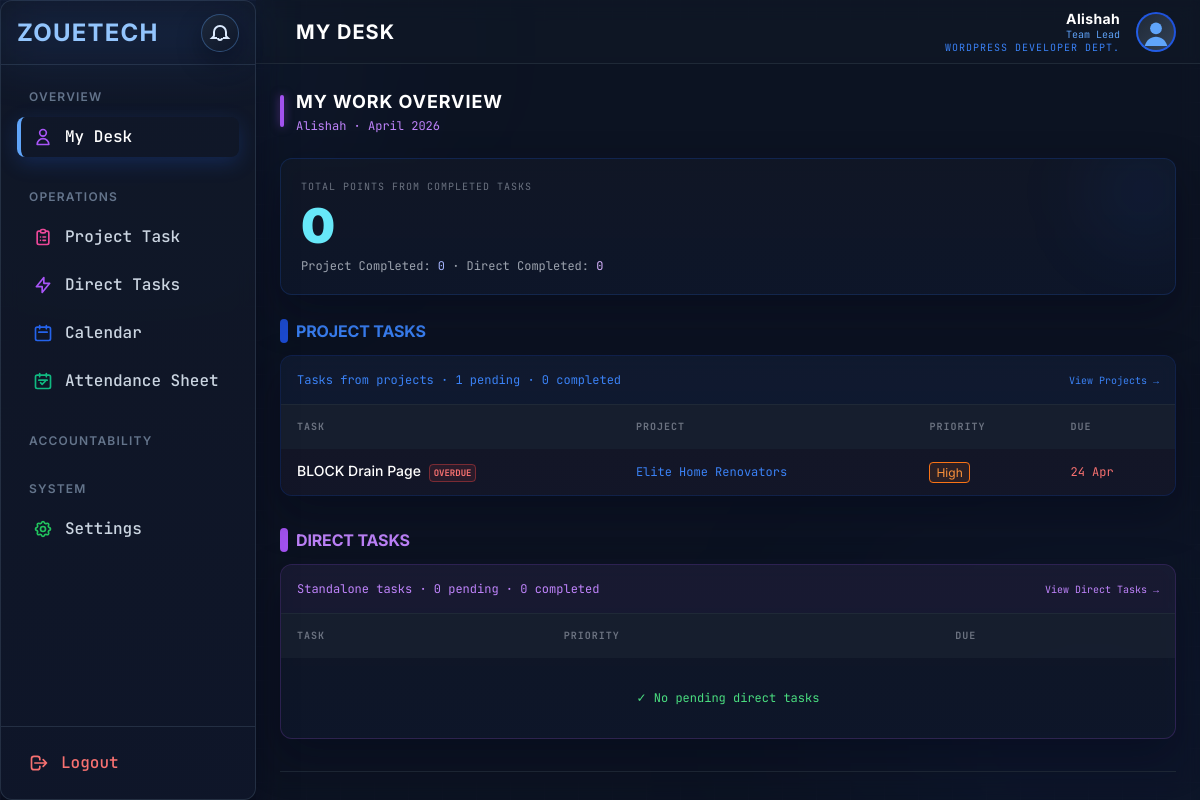
The app's page /employee_dashboard.php (signed in) with its own data.
### tables this page shows
CREATE TABLE `users` (
  `id` int(11) NOT NULL,
  `full_name` varchar(100) NOT NULL,
  `email` varchar(100) NOT NULL,
  `phone_number` varchar(20) DEFAULT NULL,
  `password_hash` varchar(255) NOT NULL,
  `password_plain` varchar(255) DEFAULT NULL,
  `role` varchar(50) NOT NULL DEFAULT 'Team Member',
  `department_id` int(11) DEFAULT NULL,
  `performance_score` int(11) NOT NULL DEFAULT 100,
  `avatar_url` varchar(255) DEFAULT NULL,
  `created_at` timestamp NOT NULL DEFAULT current_timestamp(),
  `updated_at` timestamp NOT NULL DEFAULT current_timestamp() ON UPDATE current_timestamp()
);

CREATE TABLE `tasks` (
  `id` int(11) NOT NULL,
  `title` varchar(255) NOT NULL,
  `description` text DEFAULT NULL,
  `project_id` int(11) DEFAULT NULL,
  `assigned_to` int(11) DEFAULT NULL,
  `priority` enum('Low','Medium','High','Urgent') NOT NULL DEFAULT 'Medium',
  `status` enum('Pending','Pending Approval','In Progress','Completed','Review','Missed') NOT NULL DEFAULT 'Pending',
  `start_date` date DEFAULT NULL,
  `end_date` date DEFAULT NULL,
  `specific_time` time DEFAULT NULL,
  `due_date` datetime DEFAULT NULL,
  `completed_at` datetime DEFAULT NULL,
  `created_at` timestamp NOT NULL DEFAULT current_timestamp(),
  `review_status` enum('Pending','Under Review','Approved','Changes Requested') NOT NULL DEFAULT 'Pending',
  `updated_at` timestamp NULL DEFAULT current_timestamp() ON UPDATE current_timestamp()
);

CREATE TABLE `projects` (
  `id` int(11) NOT NULL,
  `name` varchar(150) NOT NULL,
  `department_id` int(11) DEFAULT NULL,
  `project_head_id` int(11) DEFAULT NULL,
  `parent_project_id` int(11) DEFAULT NULL,
  `project_type` enum('Major','Sub') NOT NULL DEFAULT 'Major',
  `progress_percentage` int(11) NOT NULL DEFAULT 0,
  `status` enum('Planned','In Progress','Completed','On Hold') NOT NULL DEFAULT 'Planned',
  `start_date` date DEFAULT NULL,
  `end_date` date DEFAULT NULL,
  `kpi_target` varchar(255) DEFAULT NULL,
  `created_at` timestamp NOT NULL DEFAULT current_timestamp(),
  `budget` decimal(15,2) DEFAULT 0.00,
  `spent` decimal(15,2) DEFAULT 0.00
);

### includes/auth_middleware.php (called while the page is built, shortened)
<?php
function get_session_avatar_url() {
    $avatar = trim((string)($_SESSION['avatar_url'] ?? ''));
    return $avatar !== '' ? $avatar : 'uploads/avatars/default-avatar.svg';
}
?>

### employee_dashboard.php (the view, shortened to what this page needs)
<?php
require_once 'includes/auth_middleware.php';
include 'includes/header.php';
include 'includes/sidebar.php';
$database = new Database();
$db = $database->connect();
$user_id = $_SESSION['user_id'];
$isTeamMemberLike = in_array($_SESSION['role'] ?? '', ['Team Member', 'Team Lead'], true);
function task_deadline_timestamp($dueDate, $specificTime = null) {
    $dateOnly = date('Y-m-d', strtotime((string)$dueDate));
    $deadline = !empty($specificTime)
        ? strtotime($dateOnly . ' ' . $specificTime)
        : strtotime($dateOnly . ' 23:59:59');
    return ($deadline === false) ? null : $deadline;
}
$employee_name = "Unknown User";
$employee_role = "Team Member";
$stmt = $db->prepare("SELECT full_name, role, performance_score FROM users WHERE id = ?");
$stmt->bind_param("i", $user_id);
$stmt->execute();
$result = $stmt->get_result();
if($user = $result->fetch_assoc()) {
    $employee_name = $user['full_name'];
    $employee_role = $user['role'];
} $stmt->close();
$project_tasks = [];
$direct_tasks = [];
$project_pending = 0;
$project_completed = 0;
$direct_pending = 0;
$direct_completed = 0;
$project_completed_points = 0;
$direct_completed_points = 0;
$total_completed_points = 0;
if ($isTeamMemberLike) {
    $pq = "SELECT t.id, t.project_id, t.title, t.due_date, t.specific_time, t.priority, t.status, p.name as project_name
           FROM tasks t
           JOIN projects p ON t.project_id = p.id
           WHERE t.assigned_to = ? AND t.status != 'Completed'
           ORDER BY t.due_date ASC";
    $stmt = $db->prepare($pq);
    $stmt->bind_param("i", $user_id);
    $stmt->execute();
    $result = $stmt->get_result();
    while ($row = $result->fetch_assoc()) $project_tasks[] = $row;
    $stmt = $db->prepare("SELECT COUNT(*) as cnt FROM tasks t JOIN projects p ON t.project_id = p.id WHERE t.assigned_to = ? AND t.status != 'Completed'");
    $stmt->bind_param("i", $user_id);
    $stmt->execute();
    $project_pending = (int)$stmt->get_result()->fetch_assoc()['cnt'];
    $stmt = $db->prepare("SELECT COUNT(*) as cnt FROM tasks t JOIN projects p ON t.project_id = p.id WHERE t.assigned_to = ? AND t.status = 'Completed'");
    $stmt->bind_param("i", $user_id);
    $stmt->execute();
    $project_completed = (int)$stmt->get_result()->fetch_assoc()['cnt'];
    $stmt = $db->prepare("SELECT COUNT(DISTINCT t.id) as cnt FROM tasks t INNER JOIN task_assignments ta ON ta.task_id = t.id WHERE ta.user_id = ? AND (t.project_id IS NULL OR t.project_id = 0) AND t.status != 'Completed'");
    $stmt->bind_param("i", $user_id);
    $stmt->execute();
    $direct_pending = (int)$stmt->get_result()->fetch_assoc()['cnt'];
    $stmt = $db->prepare("SELECT COUNT(DISTINCT t.id) as cnt FROM tasks t INNER JOIN task_assignments ta ON ta.task_id = t.id WHERE ta.user_id = ? AND (t.project_id IS NULL OR t.project_id = 0) AND t.status = 'Completed'");
    $stmt->bind_param("i", $user_id);
    $stmt->execute();
    $direct_completed = (int)$stmt->get_result()->fetch_assoc()['cnt'];
    $stmt = $db->prepare("SELECT COALESCE(SUM(CASE WHEN pl.score_change > 0 THEN pl.score_change ELSE 0 END), 0) AS pts
                          FROM performance_logs pl
                          INNER JOIN tasks t ON t.id = pl.task_id
                          INNER JOIN projects p ON p.id = t.project_id
                          WHERE pl.user_id = ? AND t.assigned_to = ? AND t.status = 'Completed'");
    $stmt->bind_param("ii", $user_id, $user_id);
    $stmt->execute();
    $project_completed_points = (int)$stmt->get_result()->fetch_assoc()['pts'];
    $stmt = $db->prepare("SELECT COALESCE(SUM(CASE WHEN pl.score_change > 0 THEN pl.score_change ELSE 0 END), 0) AS pts
                          FROM performance_logs pl
                          INNER JOIN tasks t ON t.id = pl.task_id
                          INNER JOIN task_assignments ta ON ta.task_id = t.id
                          WHERE pl.user_id = ?
                            AND ta.user_id = ?
                            AND t.status = 'Completed'
                            AND (t.project_id IS NULL OR t.project_id = 0)");
    $stmt->bind_param("ii", $user_id, $user_id);
    $stmt->execute();
    $direct_completed_points = (int)$stmt->get_result()->fetch_assoc()['pts'];
    $total_completed_points = $project_completed_points + $direct_completed_points;
}
?>
<main class="flex-1 flex flex-col overflow-hidden bg-gray-900/40 backdrop-blur-md">
    <header class="h-16 flex items-center justify-between px-4 md:px-6 border-b border-gray-800 bg-gray-900/50 backdrop-blur-sm sticky top-0 z-20">
        <div class="flex items-center space-x-3 md:space-x-4">
            <h1 class="text-lg md:text-xl font-bold text-white font-tech tracking-wider">MY DESK</h1>
        </div>
        <div class="flex items-center space-x-3 md:space-x-4">
            <div class="text-right hidden sm:block">
                <p class="text-xs md:text-sm font-bold text-white font-tech tracking-wide leading-tight"><?= $employee_name ?></p>
                <p class="text-[9px] md:text-[10px] text-cyan-400 font-mono leading-tight"><?= $employee_role ?></p>
                <?php if (!empty($_SESSION['department_name'])): ?>
                <p class="text-[8px] md:text-[10px] text-indigo-400 font-mono tracking-widest uppercase leading-tight"><?= htmlspecialchars($_SESSION['department_name']) ?> Dept.</p>
                <?php endif; ?>
            </div>
            <div class="w-8 h-8 md:w-10 md:h-10 rounded-full bg-gradient-to-tr from-cyan-500 to-indigo-500 p-[2px]">
                <img src="<?php echo htmlspecialchars(get_session_avatar_url(), ENT_QUOTES, 'UTF-8'); ?>" alt="User" class="rounded-full w-full h-full object-cover">
            </div>
        </div>
    </header>
    <div class="flex-1 overflow-x-hidden overflow-y-auto p-4 md:p-6 scroll-smooth">
        <?php if ($isTeamMemberLike): ?>
        <div class="flex flex-col sm:flex-row sm:items-center sm:justify-between gap-3 mb-4 md:mb-6">
            <div class="flex items-center">
                <span class="w-1 h-6 sm:h-8 bg-purple-500 rounded-full mr-3 shadow-[0_0_10px_rgba(168,85,247,0.5)]"></span>
                <div>
                    <h2 class="text-base sm:text-lg font-bold text-white font-tech tracking-wider uppercase">My Work Overview</h2>
                    <p class="text-[10px] sm:text-xs text-purple-400 font-mono mt-0.5"><?= htmlspecialchars($employee_name) ?> · <?= date('F Y') ?></p>
                </div>
            </div>
        </div>
        <div class="glass p-4 sm:p-5 rounded-xl border border-cyan-500/20 mb-6 relative overflow-hidden">
            <div class="absolute -right-4 -top-4 w-16 h-16 sm:w-24 sm:h-24 bg-cyan-500/10 rounded-full blur-2xl"></div>
            <p class="text-[10px] font-mono text-gray-500 uppercase tracking-widest">Total Points from Completed Tasks</p>
            <h3 id="tm-total-completed-points" class="text-3xl sm:text-5xl font-black text-cyan-300 mt-2 font-tech"><?= (int)$total_completed_points ?></h3>
            <p class="mt-2 text-[10px] sm:text-xs text-gray-400 font-mono">
                Project Completed: <span id="tm-project-completed-points" class="text-indigo-300"><?= (int)$project_completed_points ?></span>
                · Direct Completed: <span id="tm-direct-completed-points" class="text-purple-300"><?= (int)$direct_completed_points ?></span>
            </p>
        </div>
        <div class="mb-6 md:mb-8">
            <h3 class="text-sm sm:text-base font-bold font-tech text-indigo-400 mb-3 flex items-center">
                <span class="w-2 h-6 bg-indigo-500 mr-2 rounded-full"></span>
                PROJECT TASKS
            </h3>
            <div class="glass rounded-xl border border-indigo-500/20 overflow-hidden">
                <div class="p-3 sm:p-4 border-b border-gray-800 flex flex-col sm:flex-row sm:items-center sm:justify-between gap-2 bg-indigo-500/5">
                    <span id="tm-project-task-meta" class="text-xs font-mono text-indigo-400">Tasks from projects · <?= $project_pending ?> pending · <?= $project_completed ?> completed</span>
                    <a href="projects.php" class="text-[10px] font-mono text-indigo-400 hover:text-indigo-300 transition-colors">View Projects →</a>
                </div>
                <div class="overflow-x-auto -mx-2 sm:mx-0">
                    <table class="tm-task-table w-full text-left text-sm">
                        <thead class="bg-gray-800/50 text-[10px] text-gray-500 uppercase font-mono tracking-widest">
                            <tr>
                                <th class="px-3 sm:px-4 py-2 sm:py-3">Task</th>
                                <th class="px-3 sm:px-4 py-2 sm:py-3 hidden-mobile sm:table-cell">Project</th>
                                <th class="px-3 sm:px-4 py-2 sm:py-3">Priority</th>
                                <th class="px-3 sm:px-4 py-2 sm:py-3">Due</th>
                            </tr>
                        </thead>
                        <tbody id="tm-project-tasks-body" class="divide-y divide-gray-800/50 text-gray-300">
                            <?php if (empty($project_tasks)): ?>
                            <tr>
                                <td colspan="4" class="px-3 sm:px-4 py-6 sm:py-8 text-center text-green-400 font-mono text-xs">✓ No pending project tasks</td>
                            </tr>
                            <?php else: ?>
                            <?php foreach ($project_tasks as $t):
                                $is_overdue = false;
                                $deadline_ts = task_deadline_timestamp($t['due_date'] ?? null, $t['specific_time'] ?? null);
                                if ($deadline_ts !== null) {
                                    $is_overdue = time() > $deadline_ts;
                                }
                                $p = $t['priority'] ?? 'Medium';
                                if ($p === 'Urgent')     $pc = 'bg-red-500/10 border-red-500 text-red-400';
                                elseif ($p === 'High')   $pc = 'bg-orange-500/10 border-orange-500 text-orange-400';
                                elseif ($p === 'Low')    $pc = 'bg-gray-700/50 border-gray-600 text-gray-400';
                                else                     $pc = 'bg-cyan-500/10 border-cyan-500 text-cyan-400';
                                $due_display = !empty($t['due_date']) ? date('d M', strtotime($t['due_date'])) : '—';
                            ?>
                            <tr class="hover:bg-white/5 transition-colors <?= $is_overdue ? 'bg-red-900/5' : '' ?>">
                                <td class="px-3 sm:px-4 py-2 sm:py-3 font-medium text-white text-xs sm:text-sm">
                                    <a href="tasks.php?project_id=<?= $t['project_id'] ?? '' ?>" class="hover:text-indigo-400 transition-colors"><?= htmlspecialchars($t['title']) ?></a>
                                    <?php if ($is_overdue): ?><span class="ml-1 text-[9px] font-bold text-red-400 border border-red-500/40 bg-red-500/10 px-1 py-0.5 rounded font-mono">OVERDUE</span><?php endif; ?>
                                </td>
                                <td class="px-3 sm:px-4 py-2 sm:py-3 text-[10px] sm:text-xs text-indigo-400 font-mono hidden-mobile sm:table-cell"><?= htmlspecialchars($t['project_name'] ?? '—') ?></td>
                                <td class="px-3 sm:px-4 py-2 sm:py-3"><span class="px-1.5 py-0.5 text-[10px] sm:text-xs rounded border <?= $pc ?>"><?= htmlspecialchars($p) ?></span></td>
                                <td class="px-3 sm:px-4 py-2 sm:py-3 text-[10px] sm:text-xs font-mono <?= $is_overdue ? 'text-red-400' : 'text-gray-400' ?>"><?= $due_display ?></td>
                            </tr>
                            <?php endforeach; ?>
                            <?php endif; ?>
                        </tbody>
                    </table>
                </div>
            </div>
        </div>
        <div class="mb-6 md:mb-8">
            <h3 class="text-sm sm:text-base font-bold font-tech text-purple-400 mb-3 flex items-center">
                <span class="w-2 h-6 bg-purple-500 mr-2 rounded-full"></span>
                DIRECT TASKS
            </h3>
            <div class="glass rounded-xl border border-purple-500/20 overflow-hidden">
                <div class="p-3 sm:p-4 border-b border-gray-800 flex flex-col sm:flex-row sm:items-center sm:justify-between gap-2 bg-purple-500/5">
                    <span id="tm-direct-task-meta" class="text-xs font-mono text-purple-400">Standalone tasks · <?= $direct_pending ?> pending · <?= $direct_completed ?> completed</span>
                    <a href="direct_tasks.php" class="text-[10px] font-mono text-purple-400 hover:text-purple-300 transition-colors">View Direct Tasks →</a>
                </div>
                <div class="overflow-x-auto -mx-2 sm:mx-0">
                    <table class="tm-task-table w-full text-left text-sm">
                        <thead class="bg-gray-800/50 text-[10px] text-gray-500 uppercase font-mono tracking-widest">
                            <tr>
                                <th class="px-3 sm:px-4 py-2 sm:py-3">Task</th>
                                <th class="px-3 sm:px-4 py-2 sm:py-3">Priority</th>
                                <th class="px-3 sm:px-4 py-2 sm:py-3">Due</th>
                            </tr>
                        </thead>
                        <tbody id="tm-direct-tasks-body" class="divide-y divide-gray-800/50 text-gray-300">
                            <?php if (empty($direct_tasks)): ?>
                            <tr>
                                <td colspan="3" class="px-3 sm:px-4 py-6 sm:py-8 text-center text-green-400 font-mono text-xs">✓ No pending direct tasks</td>
                            </tr>
                            <?php endif; ?>
                        </tbody>
                    </table>
                </div>
            </div>
        </div>
        <hr class="border-gray-800 mb-8">
        <?php endif;  ?>
    </div>
</main>
<?php include 'includes/footer.php'; ?>

### records on screen
users: full_name "Alishah", role "Team Lead"
tasks: title "BLOCK Drain Page", shows "OVERDUE", project.name "Elite Home Renovators", priority "High", due_date "24 Apr"

### other values on screen
$_SESSION['department_name'] "WORDPRESS DEVELOPER"
$total_completed_points "0"
$project_completed_points "0"
$direct_completed_points "0"
$project_pending "1"
$project_completed "0"
$direct_pending "0"
$direct_completed "0"
